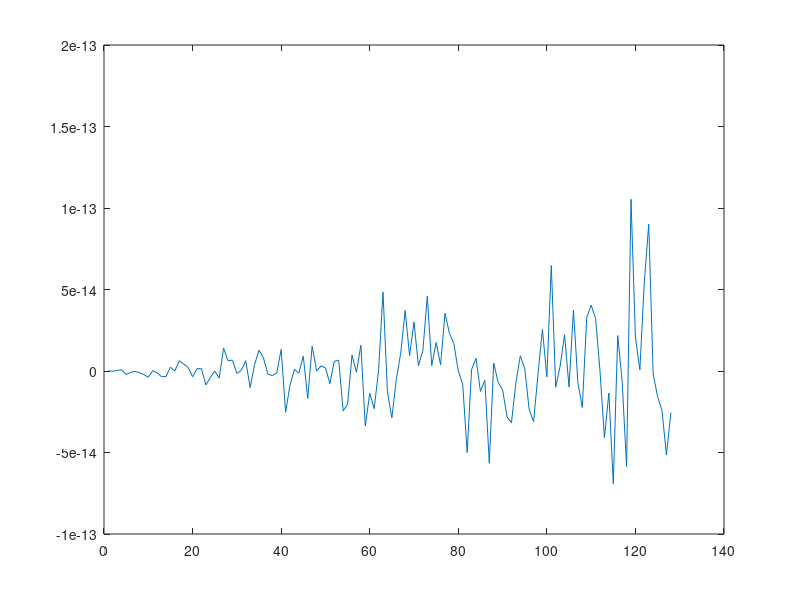

Recreate this plot in MATLAB.
duree = 128;t = 1:duree;amp = 1.0;freq1 = 100.0;freq2 = 356.0;FECH = 256;x1 = amp * sin(2*pi*freq1*t/FECH)x2 = amp * sin(2*pi*freq2*t/FECH)plot(x1-x2)